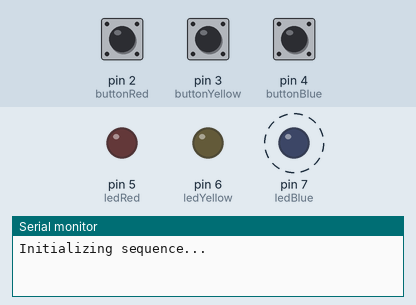
This sketch was run on a simulated Arduino Uno, built with avr-gcc and run on an emulated ATmega328P. On the bench: output pins drawn as LEDs (lit = HIGH), the last lines printed to the serial monitor. Dashed ring = blinking. The inputs (shaded band) are chosen by the test bench; at power-on: pin 2 (buttonRed) LOW, pin 3 (buttonYellow) LOW, pin 4 (buttonBlue) LOW. Random numbers use the default seed unless the sketch sets one.

Above: at 3.8 s.
3.9 s: pin 2 (buttonRed) pulled HIGH for 1 s
At 4.6 s:
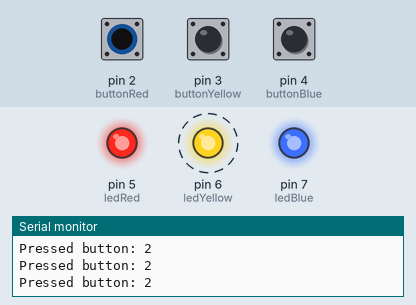
7.9 s: pin 2 (buttonRed) pulled HIGH for 3.2 s
At 10.9 s:
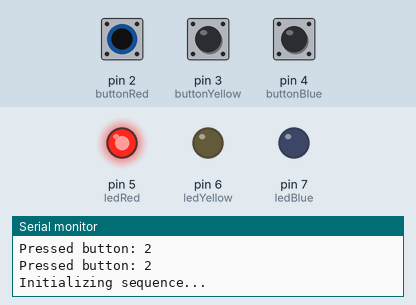
13.0 s: pin 3 (buttonYellow) pulled HIGH for 1 s
At 15.7 s:
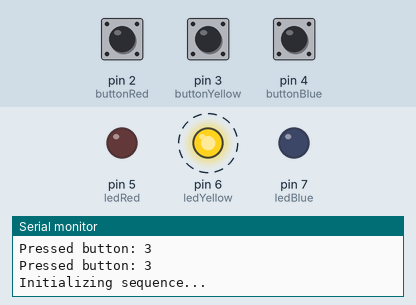
17.0 s: pin 4 (buttonBlue) pulled HIGH for 3.2 s
At 21.5 s:
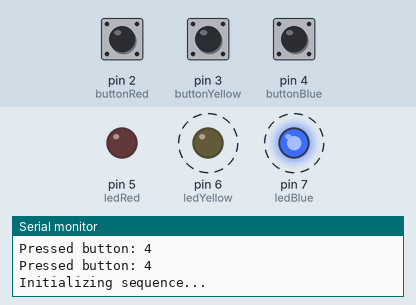
Timing chart, 0 to 22.7 s (numbered marks = the images above; inputs shaded):
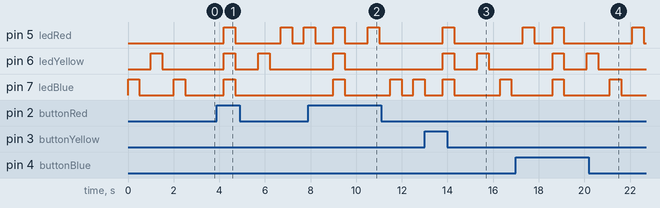

Measured:
- after the input at 3.9 s, pin 5 (ledRed): goes HIGH 0.50 s, LOW 2.0 s, HIGH 0.50 s, LOW 0.50 s, then HIGH, starting after 0.30 s; pin 6 (ledYellow): alternates HIGH for 0.50 s and LOW for 1.0 s, starting after 0.30 s; pin 7 (ledBlue): LOW → HIGH after 0.30 s, → LOW 0.50 s later
- after the input at 7.9 s, pin 6 (ledYellow): LOW → HIGH after 1.1 s, → LOW 0.50 s later; pin 7 (ledBlue): goes HIGH 0.50 s, LOW 2.0 s, HIGH 0.50 s, LOW 0.50 s, then HIGH, starting after 1.1 s
- after the input at 13.0 s, pin 5 (ledRed): LOW → HIGH after 0.80 s, → LOW 0.50 s later; pin 6 (ledYellow): alternates HIGH for 0.50 s and LOW for 1.0 s, starting after 0.80 s
- after the input at 17.0 s, pin 6 (ledYellow): alternates HIGH for 0.50 s and LOW for 1.0 s, 4 changes in all, then stays LOW, starting after 1.6 s; pin 7 (ledBlue): alternates HIGH for 0.50 s and LOW for 2.0 s, starting after 1.6 s
- by itself, pin 7 (ledBlue): alternates HIGH for 0.50 s and LOW for 1.5 s

The sketch:

geniusWithLeds.ino
```cpp
#define qtdColors 3

#define buttonRed 2
#define buttonYellow 3
#define buttonBlue 4

#define ledRed 5
#define ledYellow 6
#define ledBlue 7

void setup()
{
    Serial.begin(9600);
    randomSeed(analogRead(0));
    pinMode(buttonRed, INPUT);
    pinMode(buttonYellow, INPUT);
    pinMode(buttonBlue, INPUT);

    pinMode(ledRed, OUTPUT);
    pinMode(ledYellow, OUTPUT);
    pinMode(ledBlue, OUTPUT);
}

int sequence[qtdColors];
int playerSequence[qtdColors];
int lightVelocity = 500;

void generateSequence(int (&sequence)[qtdColors])
{
    for (int i = 0; i < qtdColors; i++)
    {
        sequence[i] = random(ledRed, ledBlue + 1);
    }
}
int getPress()
{
    if (digitalRead(buttonRed))
    {
        return buttonRed;
    }
    if (digitalRead(buttonYellow))
    {
        return buttonYellow;
    }
    if (digitalRead(buttonBlue))
    {
        return buttonBlue;
    }
    return 0;
}

void sequencePressed(int (&sequence)[qtdColors])
{
    int pressedButton = 0;
    int cont = 0;
    while (cont < qtdColors)
    {
        pressedButton = getPress();
        if (pressedButton != 0)
        {
            Serial.print("Pressed button: ");
            Serial.println(pressedButton);
            sequence[cont] = pressedButton;
            cont++;
            delay(100);
          	pressedButton = 0;
        }
    }
}

bool compareSequences(int (&sequence)[qtdColors], int (&playerSequence)[qtdColors])
{
    for (int i = 0; i < qtdColors; i++)
    {
        if (sequence[i]-qtdColors != playerSequence[i])
        {
            return false;
        }
    }
    return true;
}

void showSequence(int (&sequence)[qtdColors])
{
    for (int i = 0; i < qtdColors; i++)
    {
        digitalWrite(sequence[i], HIGH);
        delay(lightVelocity);
        digitalWrite(sequence[i], LOW);
        delay(lightVelocity);
    }
}
void flashLed()
{
    digitalWrite(ledRed, HIGH);
    digitalWrite(ledYellow, HIGH);
    digitalWrite(ledBlue, HIGH);
    delay(500);
    digitalWrite(ledRed, LOW);
    digitalWrite(ledYellow, LOW);
    digitalWrite(ledBlue, LOW);
    delay(1000);
}
void loop()
{
    Serial.println("Initializing sequence...");
    generateSequence(sequence);
    showSequence(sequence);
    sequencePressed(playerSequence);
    if (!compareSequences(sequence, playerSequence))
    {
        flashLed();
        lightVelocity = 500;
    }
    else
    {
        lightVelocity -= 25;
    }
}
```
